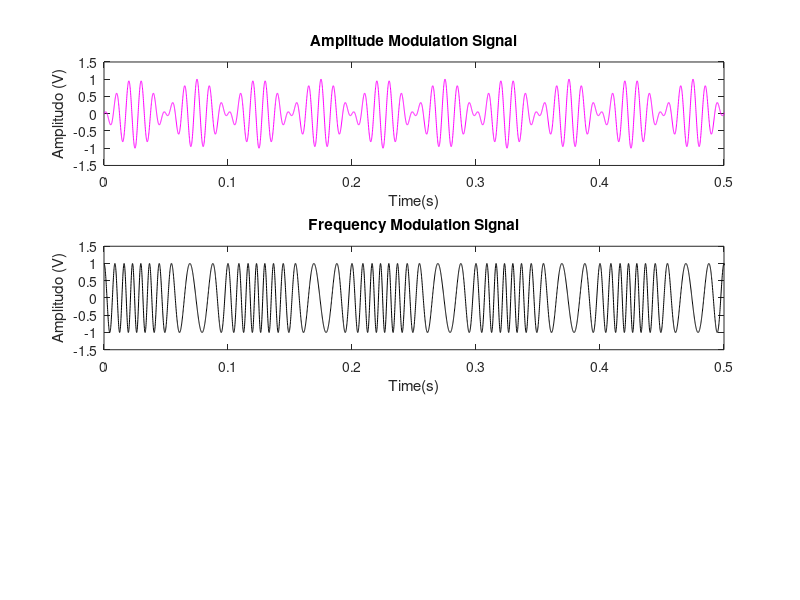

Here is the MATLAB script that generated this plot: (Note: this script raises an error after producing the figure.)
%informasi
Fs=10000;
f=10; 
N=10000; 
n=0:N-1;
t=n/Fs; 
x=sin(2*pi*f*t); 
%subplot(5,1,1); 
%plot(t,x,'-r'); 
%xlabel('Time (s)'); ylabel('Amplitudo (V)');
%title('Original Signal'); 
%axis([0 0.5 -1.5 1.5]);

%pembawa
a=sin(2*pi*f*t); 
%subplot(5,1,2); 
%plot(t,a,'-b'); 
%xlabel('Time (s)');
%ylabel('Amplitudo (V)');
%title('Carrier Signal'); 
%axis([0 0.5 -1.5 1.5]);

%AM
Fc=100; 
y=ammod(x,Fc,Fs);
subplot(3,1,1); 
plot(t,y,'-m'); 
xlabel('Time(s)');
ylabel('Amplitudo (V)'); 
title('Amplitude Modulation Signal'); 
axis([0 0.5 -1.5 1.5]);

%FM
Fc=100; 
y=fmmod(x,Fc,Fs,50); 
subplot(3,1,2); 
plot(t,y,'-k'); 
xlabel('Time(s)');
ylabel('Amplitudo (V)'); 
title('Frequency Modulation Signal'); 
axis([0 0.5 -1.5 1.5]);

%PM
Fc=100;
y = pmmod(x,Fc,Fs,50); 
subplot(3,1,3); 
plot(t,y,'-g'); 
xlabel('Time(s)');
ylabel('Amplitudo (V)'); 
title('Phase Modulation Signal'); 
axis([0 0.5 -1.5 1.5]);